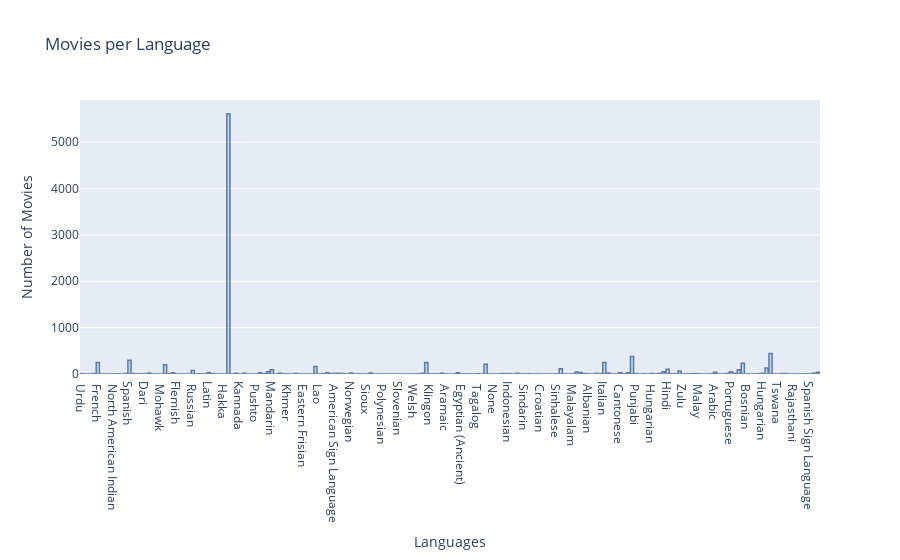

The notebook cell saved with this chart:
### Code cell
# Add columns based on new generes
languages_dic = {j:[1 if j in i else 0 for i in movies["Language"]] for j in languages}
# Plotting movies per genre
data = [go.Bar(
            x=list(languages_dic.keys()),
            y=[sum(i) for i in languages_dic.values()]
    )]
fig = go.Figure(data=data)
fig.update_traces(marker_color='rgb(158,202,225)', marker_line_color='rgb(8,48,107)',
                  marker_line_width=1.5, opacity=0.6)
fig.update_layout(
    title="Movies per Language",
    xaxis_title="Languages",
    yaxis_title="Number of Movies",
)

iplot(fig)

### Figure 1 — Plotly figure (JSON) as saved in the notebook; plotly's stock layout.template omitted (floating-point values rounded to 4 significant figures; data arrays with more than 128 entries replaced by an {"elided": "..."} marker saying what was removed)
{"data": [{"marker": {"color": "rgb(158,202,225)", "line": {"color": "rgb(8,48,107)", "width": 1.5}}, "opacity": 0.6, "type": "bar", "x": {"elided": "187 str values"}, "y": {"elided": "187 int values"}}], "layout": {"title": {"text": "Movies per Language"}, "xaxis": {"title": {"text": "Languages"}}, "yaxis": {"title": {"text": "Number of Movies"}}}}
